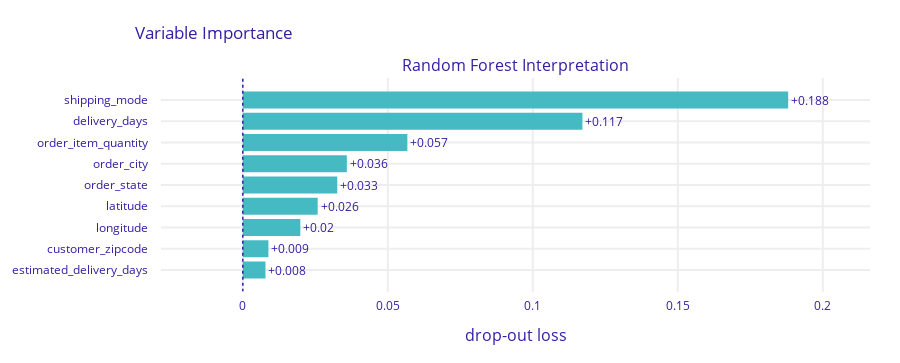

Notebook code cell kept with this figure:
### Code cell
rf_clf_expl.model_parts().plot()

### Figure 1 — Plotly figure (JSON) as saved in the notebook; plotly's stock layout.template omitted (floating-point values rounded to 4 significant figures)
{"data": [{"base": 1.11e-17, "hoverinfo": "text", "hoverlabel": {"bgcolor": "rgba(0,0,0,0.8)"}, "hovertext": ["Model: Random Forest Interpretation loss after<br>variable: shipping_mode is permuted: 0.188<br>Drop-out loss change: +0.188", "Model: Random Forest Interpretation loss after<br>variable: delivery_days is permuted: 0.117<br>Drop-out loss change: +0.117", "Model: Random Forest Interpretation loss after<br>variable: order_item_quantity is permuted: 0.057<br>Drop-out loss change: +0.057", "Model: Random Forest Interpretation loss after<br>variable: order_city is permuted: 0.036<br>Drop-out loss change: +0.036", "Model: Random Forest Interpretation loss after<br>variable: order_state is permuted: 0.033<br>Drop-out loss change: +0.033", "Model: Random Forest Interpretation loss after<br>variable: latitude is permuted: 0.026<br>Drop-out loss change: +0.026", "Model: Random Forest Interpretation loss after<br>variable: longitude is permuted: 0.02<br>Drop-out loss change: +0.02", "Model: Random Forest Interpretation loss after<br>variable: customer_zipcode is permuted: 0.009<br>Drop-out loss change: +0.009", "Model: Random Forest Interpretation loss after<br>variable: estimated_delivery_days is permuted: 0.008<br>Drop-out loss change: +0.008"], "marker": {"color": "#46bac2"}, "orientation": "h", "showlegend": false, "text": ["+0.188", "+0.117", "+0.057", "+0.036", "+0.033", "+0.026", "+0.02", "+0.009", "+0.008"], "textposition": "outside", "type": "bar", "x": [0.1881, 0.1171, 0.05675, 0.03588, 0.03257, 0.02582, 0.01983, 0.00883, 0.007819], "xaxis": "x", "y": ["shipping_mode", "delivery_days", "order_item_quantity", "order_city", "order_state", "latitude", "longitude", "customer_zipcode", "estimated_delivery_days"], "yaxis": "y"}], "layout": {"annotations": [{"font": {"size": 16}, "showarrow": false, "text": "Random Forest Interpretation", "x": 0.5, "xanchor": "center", "xref": "paper", "y": 1, "yanchor": "bottom", "yref": "paper"}, {"font": {"size": 16}, "showarrow": false, "text": "drop-out loss", "x": 0.5, "xanchor": "center", "xref": "paper", "y": 0, "yanchor": "top", "yref": "paper", "yshift": -30}], "font": {"color": "#371ea3"}, "height": 363, "margin": {"b": 71, "r": 30, "t": 78}, "shapes": [{"line": {"color": "#371ea3", "dash": "dot", "width": 1.5}, "type": "line", "x0": 1.11e-17, "x1": 1.11e-17, "xref": "x", "y0": -1, "y1": 9, "yref": "y"}], "title": {"text": "Variable Importance", "x": 0.15}, "xaxis": {"anchor": "y", "automargin": true, "domain": [0, 1], "fixedrange": true, "gridwidth": 2, "range": [-0.02821, 0.2163], "tickcolor": "white", "ticklen": 3, "ticks": "outside", "type": "linear", "zeroline": false}, "yaxis": {"anchor": "x", "automargin": true, "autorange": "reversed", "domain": [0, 1], "fixedrange": true, "gridwidth": 2, "tickcolor": "white", "ticklen": 10, "ticks": "outside", "type": "category"}}}
